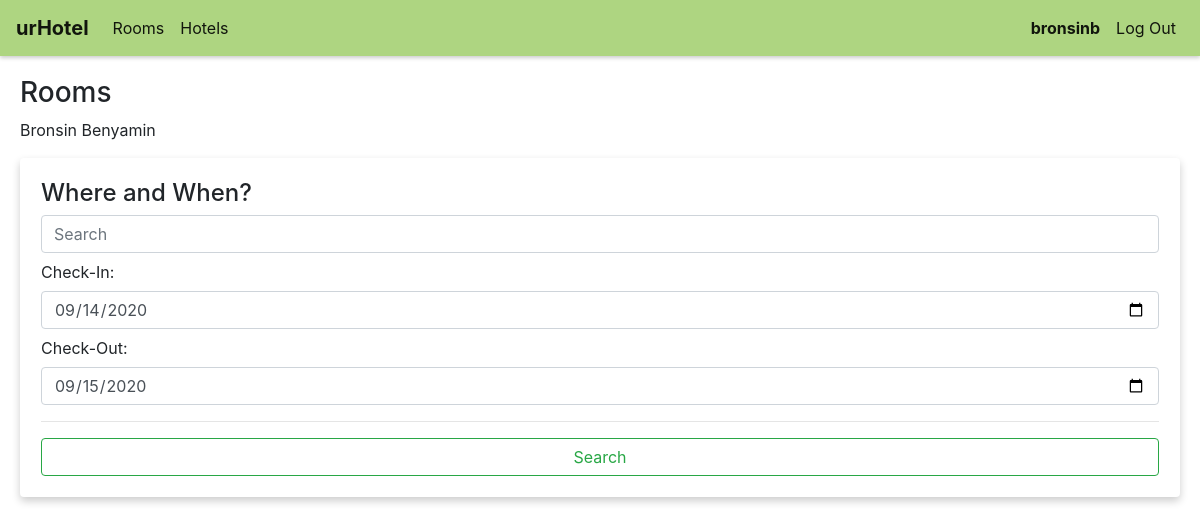
/rooms/Bronsin Benyamin (signed in), run on an earlier commit of the app's database.
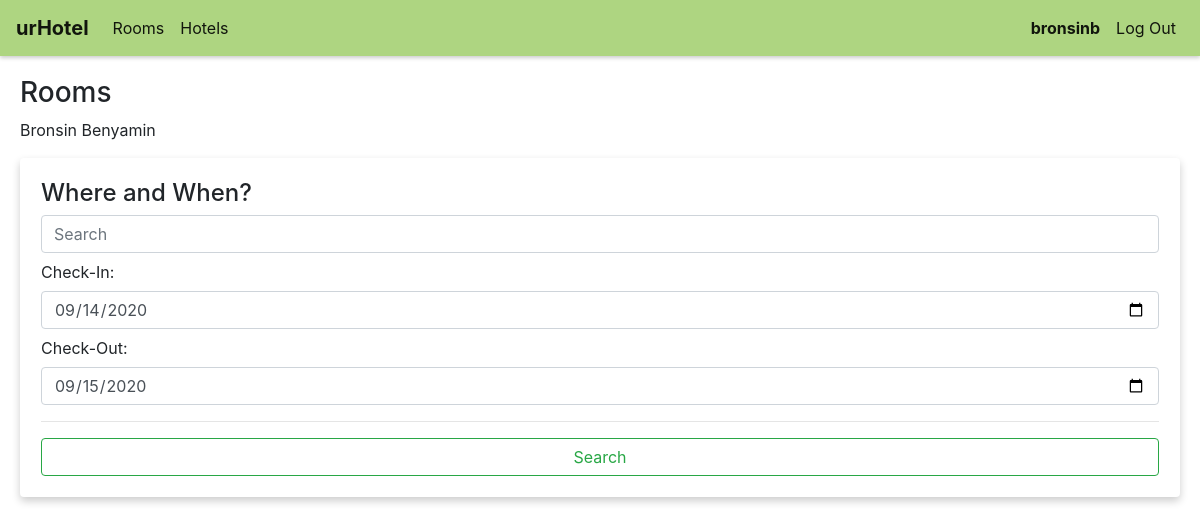
And on a later commit of the database.
### hotels/models.py (models this page shows, shortened)
class User(AbstractUser):
    card = models.ForeignKey(Card, on_delete=models.CASCADE, related_name="users", blank=True, null=True)

class Card(models.Model):
    name = models.CharField(max_length=128)
    number = models.CharField(max_length=16)
    cvv = models.CharField(max_length=3)

### hotels/views.py (the view)
# urls.py: path('rooms/<str:hotel_name>', views.hotel_rooms, name='hotel_rooms'),
def hotel_rooms(request, hotel_name):
    return render(request, "hotels/index.html", {
        "type": "Rooms: " + hotel_name,
        "hotel": hotel_name
    })

### hotels/templates/hotels/index.html (shortened to what this page needs)
{% extends "hotels/layout.html" %}
{% load static %}
{% block body %}
    <div class="container-fluid">
        <h3 >Rooms</h3>
        <p id="hotel">{{ hotel }}</p>
        <div class="card searchcard">
            <h4>Where and When?</h4>
            <input id="search" class="form-control" placeholder="Search"/>
            <label class="col-form-label">Check-In: </label>
            <input id="start" class="form-control" type="date"/>
            <label class="col-form-label">Check-Out: </label>
            <input id="end" class="form-control" type="date"/>
            <hr>
            <button class="btn btn-outline-success">Search</button>
        </div>
    </div>
{% endblock %}

### hotels/templates/hotels/layout.html (shortened to what this page needs)
{% load static %}
<!DOCTYPE html>
<html lang="en">
    <head>
        <link rel="stylesheet" href="https://stackpath.bootstrapcdn.com/bootstrap/4.4.1/css/bootstrap.min.css">
        <link href="{% static 'hotels/styles.css' %}" rel="stylesheet">
    </head>
    <body>
        <nav class="navbar navbar-expand-lg navbar-light customnavbar">
            <a class="navbar-brand" href="{% url 'index' %}"><strong>urHotel</strong></a>
            <div class="navbar-collapse">
              <ul class="navbar-nav mr-auto">
                <li class="nav-item">
                    <a class="nav-link active" href="{% url 'index' %}">Rooms</a>
                </li>
                <li class="nav-item">
                    <a class="nav-link active" href="{% url 'hotels' %}">Hotels</a>
                </li>
              </ul>
              <ul class="navbar-nav my-2 my-lg-0">
                {% if user.is_authenticated %}
                    <li class="nav-item">
                        <a class="nav-link active" href="#"><strong>{{ user.username }}</strong></a>
                    </li>
                    <li class="nav-item">
                        <a class="nav-link active" href="{% url 'logout' %}">Log Out</a>
                    </li>
                {% endif %}
              </ul>
            </div>
          </nav>
        <div class="body body_padding" >
            {% block body %}
            {% endblock %}
        </div>
    </body>
</html>

### hotels/static/hotels/styles.css (style rules this page uses)
.searchcard { padding: 20px; margin-top: 10px; margin-bottom: 20px; box-shadow: 0 4px 8px 0 rgba(0, 0, 0, 0.2); border-color: transparent; }
.body_padding { padding-top: 20px; padding-left: 5px; padding-bottom: 10px; padding-right: 5px; }
.customnavbar { background-color: #aed581; box-shadow: 0 2px 4px 0 rgba(0, 0, 0, 0.2); }

What changed in the data, as far as the page shows it:
added Card: name "Bronsin Benyamin"
Also different on the page:
{{ hotel }}: "Bronsin Benyamin" → (not shown)
